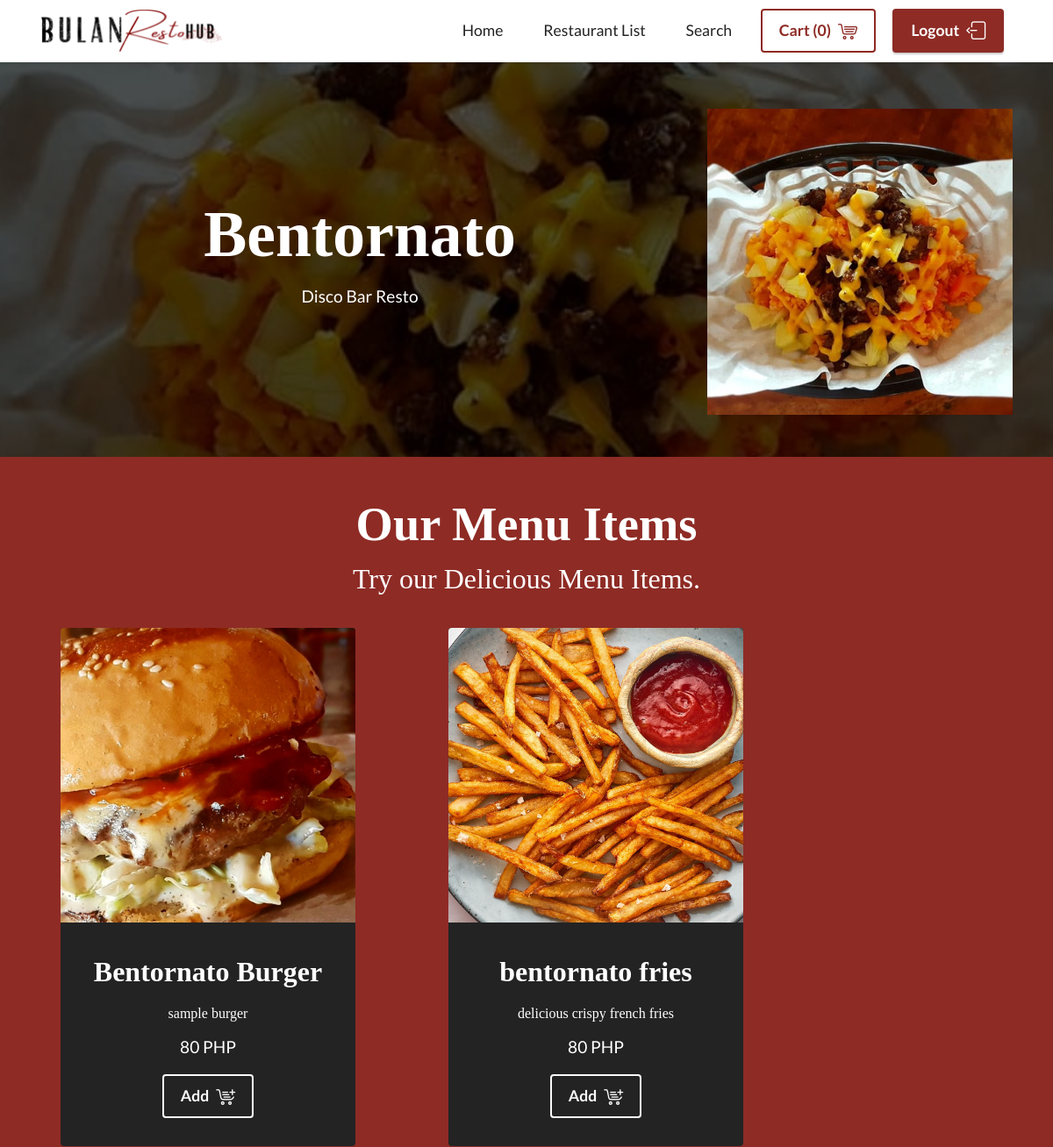
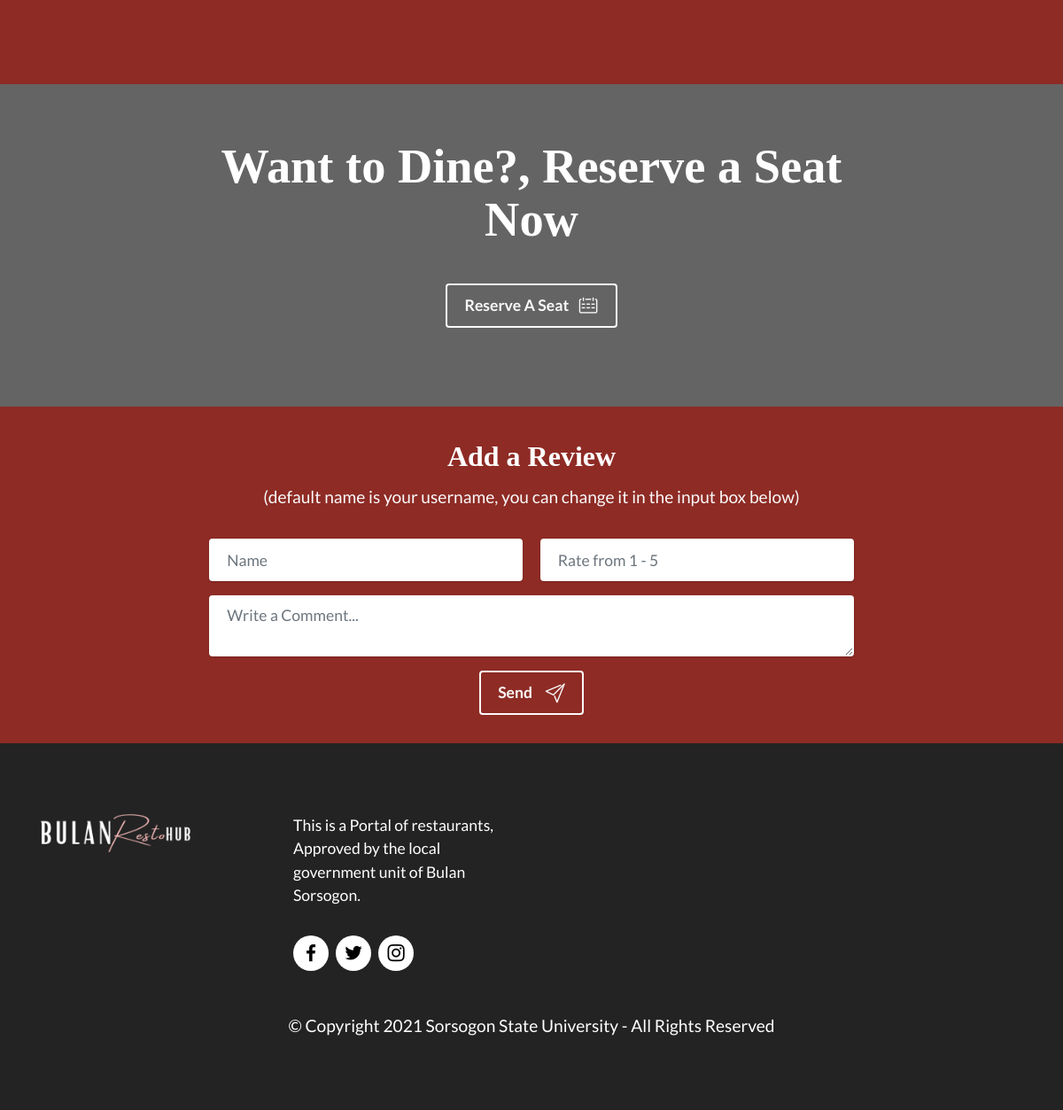
Page /restaurant/bentornato (signed in) on the committed database (2 pictures, top to bottom).
### model.py (models this page shows)
class Restaurants(db.Model):
    __tablename__ = 'restaurants'
    id = Column(Integer,primary_key=True)
    title = Column(String(255))
    subtitle = Column(Text)
    image = Column(String(255))
    slug = Column(String(255))
    useraccount = Column(String(255))

class MenuItems(db.Model):
    __tablename__ = 'menu_items'
    id = Column(Integer,primary_key=True)
    name = Column(String(255))
    details = Column(String(255))
    image = Column(String(255))
    price = Column(String(255))
    search_tags = Column(String(255))
    slug = Column(String(255))

### app.py (the view, shortened to what this page needs)
@app.route('/restaurant/<string:slug>',methods=['GET','POST'])
def restaurantpage(slug):
    global current_slug
    form = FeedbackForm()
    cart_form = CartForm()
    is_login = False
    if current_user.is_authenticated:
        if current_user.access == 'user':
            is_login = True
            if current_slug != '':
                if (current_slug != slug):
                    current_slug == slug
                    num_rows_deleted = db.session.query(CartRecord).delete()
                    db.session.commit()
    restaurant = Restaurants.query.filter_by(slug=slug).one()
    menu_items = MenuItems.query.filter_by(slug=slug).order_by(asc(MenuItems.name))
    comments = Feedback.query.filter_by(slug=slug).order_by(asc(Feedback.username))
    return render_template('restaurant.html', restaurant=restaurant, menu_items=menu_items,comments=comments,is_login=is_login,cart_data_len=CartRecord.query.count(),form=form)

### forms.py
class FeedbackForm(FlaskForm):
    feedback_name = StringField('Name',render_kw={"placeholder":"Name"})
    rate = IntegerField('Rate',render_kw={"placeholder": "Rate from 1 - 5", "type" : "number"},validators=[NumberRange(1,5,message='You can only rate from 1 - 5')])
    message = TextAreaField('Message',render_kw={"placeholder":"Write a Comment..."},validators=[DataRequired()])

class CartForm(FlaskForm):
    menu_name = HiddenField()
    price = HiddenField()

### app.py (called while the page is built)
@app.context_processor
def default_contents():
    home_title = 'Life is full of Memories, we make them sweeter'
    home_subtitle = 'Choose a Restaurant'
    home_card_title = ["Restaurant Reservations","Order Food Now!","Join our Community"]
    home_card_subtitle =["Reserve a seat on our affiliated restaurants.","Easy ordering with free shipping fee.","We listen to feedback, be a part of our community."]
    restaurant_list_title = 'Our Affiliated Restaurant\'s'
    return dict(home_title=home_title,
                home_subtitle= home_subtitle,
                home_card_title = home_card_title,
                home_card_subtitle=home_card_subtitle,
                restaurant_list_title=restaurant_list_title)

@login.user_loader
def load_user(user_id):
    return User.query.get(user_id)

### templates/restaurant.html (shortened to what this page needs)
{%extends "base.html"%}
{%block navbutton%}
{% if not is_login%}
<div class="navbar-buttons mbr-section-btn">
    <a class="btn btn-primary-outline display-4" href="/restosignup">
    Restaurant Signup
    </a>
    <a class="btn btn-primary display-4" href="/login">
    <span class="mbrib-login mbr-iconfont mbr-iconfont-btn" style="color: rgb(255, 255, 255);"></span>Login</a>
</div>
{%else%}
<div class="navbar-buttons mbr-section-btn">
    <a class="btn btn-primary-outline display-4" href="/cart/{{restaurant.slug}}">
    <span class="mbrib-shopping-cart mbr-iconfont mbr-iconfont-btn" style="color: rgb(142, 43, 37);"></span>Cart ({{cart_data_len}})</a>
    <a class="btn btn-primary display-4" href="/logout">
    <span class="mbrib-logout mbr-iconfont mbr-iconfont-btn" style="color: rgb(255, 255, 255);"></span>Logout</a>
</div>
{%endif%}
{%endblock%}
{%block content%}
<section data-bs-version="5.1" class="header11 cid-sRxkInO9Dh mbr-parallax-background" style="background:url({{'../static/images/'+restaurant.image}}); background-size:cover; background-position: center;" id="header11-1q">
    <div class="mbr-overlay" style="opacity: 0.7; background-color: rgb(0, 0, 0);"></div>
    <div class="container">
        <div class="row justify-content-center">
            <div class="col-12 col-md-4 image-wrapper">
                <img class="w-100" src="{{url_for('static',filename = 'images/' + restaurant.image)}}" alt={{restaurant.slug}}>
            </div>
            <div class="col-12 col-md">
                <div class="text-wrapper text-center">
                    <h1 class="mbr-section-title mbr-fonts-style mb-3 display-1">
                        <strong>{{restaurant.title}}</strong></h1>
                    <p class="mbr-text mbr-fonts-style display-7">
                        {{restaurant.subtitle}}</p>
                </div>
            </div>
        </div>
    </div>
</section>
<section data-bs-version="5.1" class="slider4 mbr-embla cid-sRxnOJl3Yd" id="slider4-1u">
    <div class="position-relative text-center">
        <div class="mbr-section-head">
            <h4 class="mbr-section-title mbr-fonts-style align-center mb-0 display-2">
                <strong>Our Menu Items</strong></h4>
            <h5 class="mbr-section-subtitle mbr-fonts-style align-center mb-0 mt-2 display-5">Try our Delicious Menu Items.</h5>
        </div>
        <div class="embla mt-4" data-skip-snaps="true" data-align="center" data-contain-scroll="trimSnaps" data-auto-play-interval="5" data-draggable="true">
            <div class="embla__viewport container-fluid">
                <div class="embla__container">
                    {%for item in menu_items%}
                    <div class="embla__slide slider-image item" style="margin-left: 1rem; margin-right: 1rem;">
                        <div class="slide-content">
                            <div class="item-wrapper">
                                <div class="item-img">
                                    <img src="{{url_for('static',filename = 'images/' + item.image)}}" style="width:21rem !important; height:21rem !important;">
                                </div>
                            </div>
                            <div class="item-content">
                                <h5 class="item-title mbr-fonts-style display-5"><strong>{{item.name}}</strong></h5>
                                <p class="item-title mbr-fonts-style mt-3 display-8">{{item.details}}</p>
                                <p class="mbr-text mbr-fonts-style mt-3 display-7">{{item.price}}</p>
                            </div>
                            {% if not is_login%}
                            <div class="mbr-section-btn item-footer mt-2">
                                <a href="/login_error" class="btn item-btn btn-white-outline display-4" >
                                    <span class="mbrib-cart-add mbr-iconfont mbr-iconfont-btn"></span>Add&nbsp;
                                </a>
                            </div>
                            {%else%}
                            <form class="mbr-section-btn item-footer mt-2" method ="post" action="">
                                <center>
                                <button type="submit" name="submit_button" class="btn item-btn btn-white-outline display-4">
                                    <span class="mbrib-cart-add mbr-iconfont mbr-iconfont-btn"></span>Add
                                </button>
                                </center>
                            </form>
                            {%endif%}
                        </div>
                    </div>
                    {%endfor%}
                </div>
            </div>
        </div>
    </div>
</section>
<section data-bs-version="5.1" class="info1 cid-sRxtMGZNhn mbr-parallax-background" id="info1-1x">
    <div class="mbr-overlay" style="opacity: 0.7; background-color: rgb(35, 35, 35);"></div>
    <div class="align-center container-fluid">
        <div class="row justify-content-center">
            <div class="col-12 col-lg-8">
                <h3 class="mbr-section-title mb-4 mbr-fonts-style display-2"><strong>Want to Dine?, Reserve a Seat Now</strong></h3>
                <div class="mbr-section-btn"><a class="btn btn-white-outline display-4" href="https://mobiri.se"><span class="mbrib-calendar mbr-iconfont mbr-iconfont-btn"></span>Reserve A Seat&nbsp;</a></div>
            </div>
        </div>
    </div>
</section>
<section data-bs-version="5.1" class="form5 cid-sRxvTc0ji1" id="form5-1y">
    <div class="container">
        <div class="mbr-section-head">
            <h3 class="mbr-section-title mbr-fonts-style align-center mb-0 display-5">
                <strong>Add a Review</strong></h3>
                        <h4 class="mbr-section-subtitle mbr-fonts-style align-center mb-0 mt-2 display-7 text-white">
                (default name is your username, you can change it in the input box below)</h4>
        </div>
        <div class="row justify-content-center mt-4">
            <div class="col-lg-8 mx-auto mbr-form" data-form-type="formoid">
                <form action="" method="POST" class="mbr-form form-with-styler" data-form-title="Form Name"><input type="hidden" name="email" data-form-email="true">
                    <div class="dragArea row">
                        <div class="col-md col-sm-12 form-group mb-3">
                            {{form.feedback_name(class="form-control")}}
                        </div>
                        <div class="col-md col-sm-12 form-group mb-3" data-for="name">
                            {{form.rate(class="form-control")}}
                        </div>
                        <div class="col-12 form-group mb-3" data-for="textarea">
                            {{form.message(class="form-control")}}
                        </div>
                        {%if not is_login%}
                        <div class="col-lg-12 col-md-12 col-sm-12 align-center mbr-section-btn">
                            <a href="/login_error_2" class="btn btn-white-outline display-4">
                                <span class="mbrib-paper-plane mbr-iconfont mbr-iconfont-btn"></span>Send
                                &nbsp;</a>
                        </div>
                        {%else%}
                        <div class="col-lg-12 col-md-12 col-sm-12 align-center mbr-section-btn">
                            <button type="submit" class="btn btn-white-outline display-4">
                                <span class="mbrib-paper-plane mbr-iconfont mbr-iconfont-btn"></span>Send
                                &nbsp;</button>
                        </div>
                        {%endif%}
                    </div>
                </form>
            </div>
        </div>
    </div>
</section>
{%endblock%}

### static/assets/theme/css/style.css (style rules this page uses)
section { background-color: #ffffff; }
body { font-style: normal; line-height: 1.5; font-weight: 400; color: #232323; position: relative; }
button { background-color: transparent; border-color: transparent; }
section, .container, .container-fluid { position: relative; word-wrap: break-word; }
a { font-style: normal; font-weight: 400; cursor: pointer; }
a, a:hover { text-decoration: none; }
.mbr-section-title { font-style: normal; line-height: 1.3; }
.mbr-section-subtitle { line-height: 1.3; }
.mbr-text { font-style: normal; line-height: 1.7; }
h1, h2, h3, h4, h5, h6, .display-1, .display-2, .display-4, .display-5, .display-7, span, p, a { line-height: 1; word-break: break-word; word-wrap: break-word; font-weight: 400; }
b, strong { font-weight: bold; }
section { background-position: 50% 50%; background-repeat: no-repeat; background-size: cover; }
.align-center { text-align: center; }
img, iframe { display: block; width: 100%; }
.mbr-section-btn { margin-left: -0.6rem; margin-right: -0.6rem; font-size: 0; }
.btn { font-weight: 600; border-width: 1px; font-style: normal; margin: 0.6rem 0.6rem; white-space: normal; transition: all 0.2s ease-in-out; display: inline-flex; align-items: center; justify-content: center; word-break: break-word; }
nav .mbr-section-btn { margin-left: 0rem; margin-right: 0rem; }
.btn .mbr-iconfont, .btn.btn-sm .mbr-iconfont { order: 1; cursor: pointer; margin-left: 0.5rem; vertical-align: sub; }
[type=submit] { -webkit-appearance: none; }
.row { display: -webkit-flex; -webkit-flex-wrap: wrap; }
.justify-content-center { -webkit-justify-content: center; }
html, body { height: auto; min-height: 100vh; }
.form-control { background-color: #ffffff; background-clip: border-box; color: #232323; line-height: 1rem !important; height: auto; padding: 0.6rem 1.2rem; transition: border-color 0.25s ease 0s; border: 1px solid transparent !important; border-radius: 4px; box-shadow: rgba(0, 0, 0, 0.07) 0px 1px 1px 0px, rgba(0, 0, 0, 0.07) 0px 1px 3px 0px, rgba(0, 0, 0, 0.03) 0px 0px 0px 1px; }
form .row { margin-left: -0.6rem; margin-right: -0.6rem; }
form .row [class*=col] { padding-left: 0.6rem; padding-right: 0.6rem; }
form .mbr-section-btn { margin: 0; padding-left: 0.6rem; padding-right: 0.6rem; }
form .btn { display: flex; padding: 0.6rem 1.2rem; margin: 0; }
textarea.form-control { line-height: 1.5rem !important; }
.form-group { margin-bottom: 1.2rem; }
.form-control, form .btn { min-height: 48px; }
.mbr-overlay { background-color: #000; bottom: 0; left: 0; opacity: 0.5; position: absolute; right: 0; top: 0; z-index: 0; pointer-events: none; }
.mt-4 { margin-top: 2rem !important; }
.mb-4 { margin-bottom: 2rem !important; }
@media (min-width: 992px) { .container { padding-left: 16px; padding-right: 16px; } }
@media (min-width: 992px) { .row { margin-left: -16px; margin-right: -16px; } }
@media (min-width: 992px) { .row > [class*=col] { padding-left: 16px; padding-right: 16px; } }
@media (min-width: 768px) { .container-fluid { padding-left: 32px; padding-right: 32px; } }
.card-wrapper, .item-wrapper { overflow: hidden; }
.item { position: relative; }

### rows in the picture
Restaurants: image (picture), title "Bentornato", subtitle "Disco Bar Resto"
MenuItems: image (picture), name "Bentornato Burger", details "sample burger", price "80 PHP"
MenuItems: image (picture), name "bentornato fries", details "delicious crispy french fries", price "80 PHP"

### other values in the picture
{{ cart_data_len }} "0"
